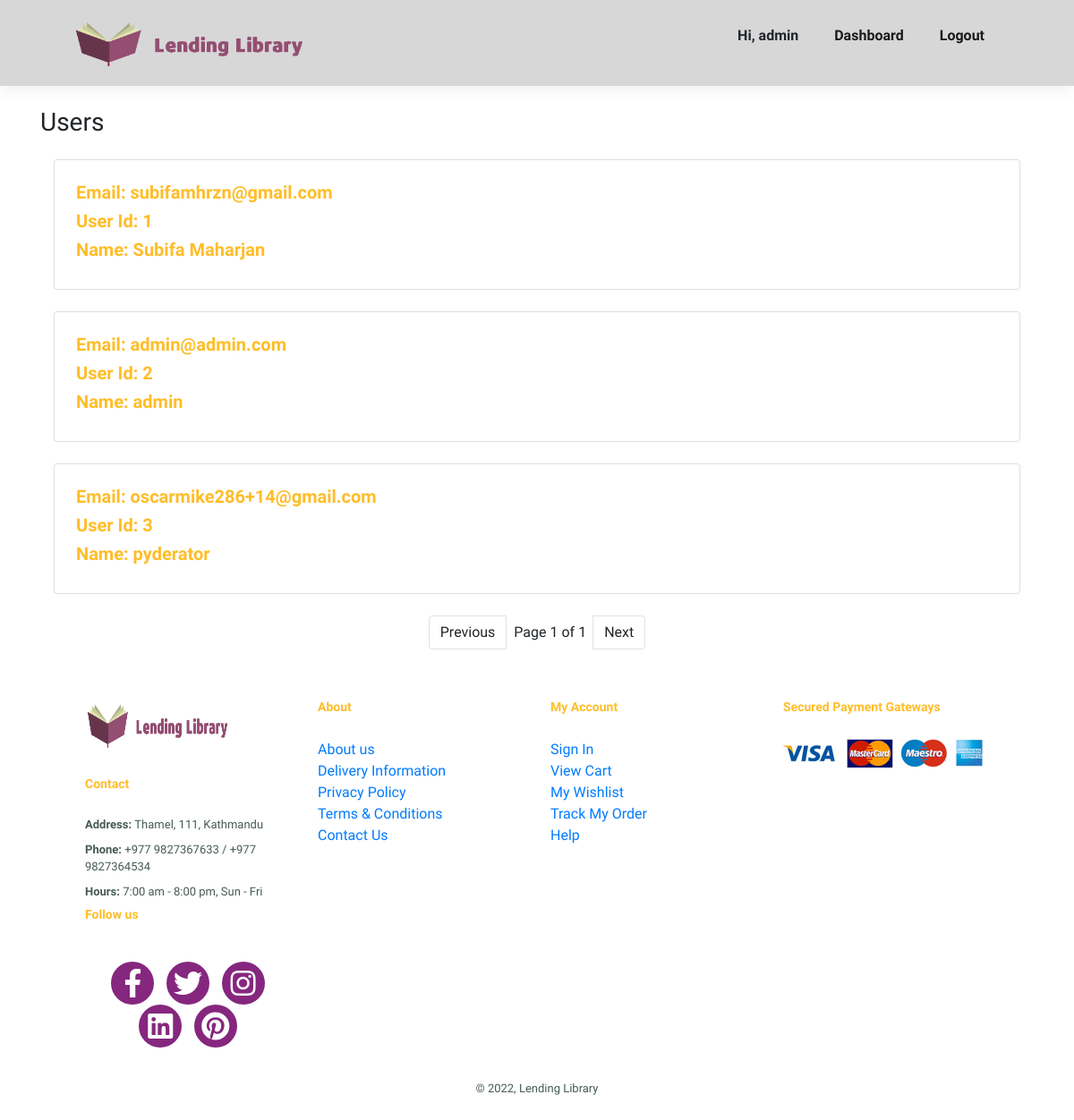
Page /view_customers/ (signed in) on the committed database.
### store/models.py (models this page shows, shortened)
class Customer(models.Model):
	user = models.OneToOneField(User, null=True, blank=True, on_delete=models.CASCADE)
	name = models.CharField(max_length=200, null=True, default="admin")
	email = models.CharField(max_length=200, default="admin@admin.com")

### store/views.py (the view)
# urls.py: path('view_customers/', views.CustomerListView.as_view(template_name="admin/customers_list.html"), name="customers_list"),
class CustomerListView(LoginRequiredMixin, ListView):
	login_url = "/login/"
	model = Customer
	paginate_by = 10

### store/templates/admin/customers_list.html
{% extends "base/index.html" %}
{% block content %}
<div class="container">
<h3 class="mt-4">Users</h3>
{% for customer in object_list %}
<div class="col">
  <div class=" card my-4 p-4">
    <div class="">
      <h4>Email: {{customer.email}}</h4>
      <h4>User Id: {{customer.id}}</h4>
      <h4>Name: {{customer.name}}</h4>
    </div>
  </div>
</div>
{% empty %}
  <h2>No Products Listed</h2>
{% endfor %}
{% include "base/pagination.html" %}
</div>
{% endblock %}

### store/templates/base/index.html (shortened to what this page needs)
{% load static %}
<!DOCTYPE html>
<html lang="en">
  <head>
    <link rel="stylesheet" href="https://stackpath.bootstrapcdn.com/bootstrap/4.4.1/css/bootstrap.min.css">
    <link
      rel="stylesheet"
      href="https://pro.fontawesome.com/releases/v5.10.0/css/all.css"
    />
    <link rel="stylesheet" href="{% static 'css/style.css' %}" />
  </head>
  <body>
    <section id="header">
      <a href="{{ store }}"><img src="{% static 'images/logo1.png' %}" class="logo" alt="" /></a>
      <div>
        <ul id="navbar">
          {% if request.user.is_superuser %}
            <li><strong>
            Hi, {{request.user.username}}
         </strong> </li>
          {% url 'admin_dashboard' as admin_dashboard %}
          <li><a href="{{ admin_dashboard }}"{% if request.path == admin_dashboard %} class="active"{% endif %}>Dashboard</a></li>
          {% url 'logout' as logout %}
          <li><a href="{{ logout }}"{% if request.path == logout %} class="active"{% endif %}>Logout</a></li>
          {% endif %}
        </ul>
      </div>
    </section>
    {% block content %}
    {% endblock %}
    <footer class="section-p1">
      <div class="col">
        <img class="logo" src="{% static 'images/logo1.png' %}" alt="" />
        <h4>Contact</h4>
        <p><strong> Address: </strong> Thamel, 111, Kathmandu</p>
        <p><strong> Phone: </strong> +977 9827367633 / +977 9827364534 </p>
        <p><strong> Hours: </strong> 7:00 am - 8:00 pm, Sun - Fri</p>
        <div class="follow">
          <h4>Follow us</h4>
          <div class="icon">
            <a href="https://www.facebook.com/" target="_blank" class="fab fa-facebook-f"></a>
            <a href="https://www.twitter.com/" target="_blank"class="fab fa-twitter"></a>
            <a href="https://www.instagram.com/" target="_blank"class="fab fa-instagram"></a>
            <a href="https://www.linkedin.com/" target="_blank"class="fab fa-linkedin"></a>
            <a href="https://www.pinterest.com/" target="_blank" class="fab fa-pinterest"></a>
          </div>
        </div>
      </div>
      <div class="col">
        <h4>About</h4>
        <a href="{{ about }}">About us</a>
        <a href="#">Delivery Information</a>
        <a href="#">Privacy Policy</a>
        <a href="#">Terms & Conditions</a>
        <a href="{{ contact }}">Contact Us</a>
      </div>
      <div class="col">
        <h4>My Account</h4>
        <a href="{{ register }}">Sign In</a>
        <a href="#">View Cart</a>
        <a href="#">My Wishlist</a>
        <a href="#">Track My Order</a>
        <a href="#">Help</a>
      </div>
      <div class="col install">
        <h4>Secured Payment Gateways</h4>
        <img src="/static/images/pay/pay.png" alt="" />
      </div>
      <div class="copyright">
        <p>© 2022, Lending Library</p>
      </div>
    </footer>
  </body>
  </html>

### static/css/style.css (style rules this page uses)
* { margin: 0; padding: 0; box-sizing: border-box; font-family: 'Spartan', sans-serif; }
html { --scrollbarBG: #cfd8dc; --thumbBG: #98a0c0; }
body { scrollbar-width: thin; scrollbar-color: var(--thumbBG) var(--scrollbarBG); }
section .logo { height: 7vh; width: 100%; }
h4 { font-size: 20px; color: #ffbd27; font-weight: bolder; }
p { font-size: 16px; color: #465b52; margin: 15px 0 20px 0; }
.section-p1 { padding: 40px 80px; }
body { width: 100%; }
#header { display: flex; align-items: center; justify-content: space-between; padding: 20px 80px; background-color: #d7d7d7; box-shadow: 0 5px 15px rgba(0, 0, 0, 0.06); z-index: 999; position: sticky; top: 0; left: 0; }
#navbar { display: flex; align-items: center; justify-content: center; }
#navbar li { list-style: none; padding: 0 20px; position: relative; }
#navbar li a { text-decoration: none; font-size: 16px; font-weight: 600; color: #1a1a1a; transition: 0.3s ease; }
footer { display: flex; flex-wrap: wrap; justify-content: space-between; }
footer .col { display: flex; flex-direction: column; align-items: flex-start; margin-bottom: 20px; }
footer .logo { margin-bottom: 30px; height: 7vh; width: 70%; }
footer h4 { font-size: 14px; padding-bottom: 20px; }
footer p { font-size: 13px; margin: 0 0 8px 0; }
footer .copyright { width: 100%; text-align: center; }
footer .icon { padding:1rem 0; text-align: center; }
footer .icon a { height: 3rem; width: 3rem; line-height: 3rem; font-size: 2rem; color:#fff; background:rgb(133, 39, 126);; margin:0 .3rem; border-radius: 50%; }

### rows in the picture
Customer: email "subifamhrzn@gmail.com", id "1", name "Subifa Maharjan"
Customer: email "admin@admin.com", id "2", name "admin"
Customer: email "oscarmike286+14@gmail.com", id "3", name "pyderator"

### other values in the picture
{{ request.user.username }} "admin"
{{ page_obj.number }} "1"
{{ page_obj.paginator.num_pages }} "1"
